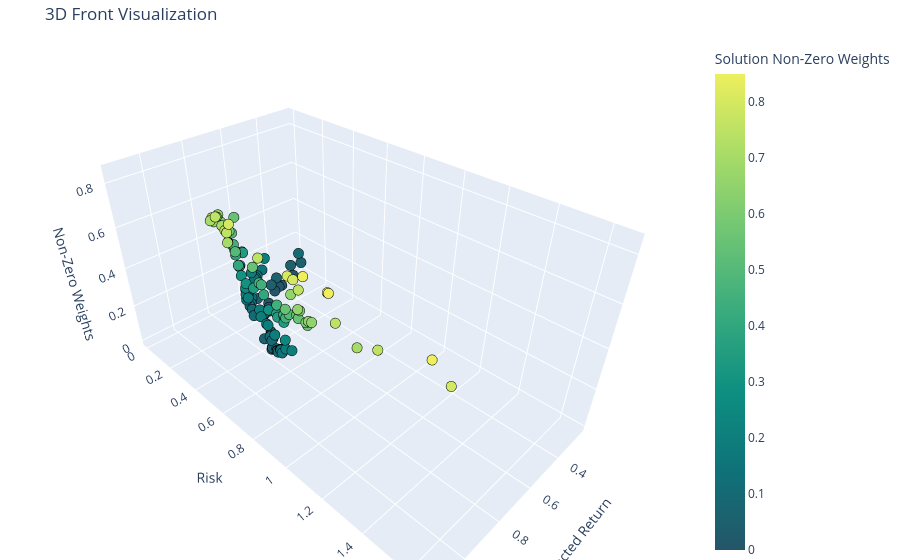

This figure's notebook cell:
### Code cell
GS_basic.plot_front_real_3D(solutions_basic, color=True, colorscale="aggrnyl")

### Figure 1 — Plotly figure (JSON) as saved in the notebook; plotly's stock layout.template omitted (floating-point values rounded to 4 significant figures; data arrays with more than 128 entries replaced by an {"elided": "..."} marker saying what was removed)
{"data": [{"marker": {"cmax": 0.85, "cmin": 0, "color": {"elided": "150 float values"}, "colorbar": {"title": {"text": "Solution Non-Zero Weights"}}, "colorscale": [[0, "rgb(36, 86, 104)"], [0.1667, "rgb(15, 114, 121)"], [0.3333, "rgb(13, 143, 129)"], [0.5, "rgb(57, 171, 126)"], [0.6667, "rgb(110, 197, 116)"], [0.8333, "rgb(169, 220, 103)"], [1, "rgb(237, 239, 93)"]], "line": {"color": "black", "width": 1}, "size": 6}, "mode": "markers", "name": "Front Solutions", "type": "scatter3d", "x": {"elided": "150 float values"}, "y": {"elided": "150 float values"}, "z": {"elided": "150 float values"}}], "layout": {"margin": {"b": 0, "l": 0, "r": 0, "t": 40}, "scene": {"xaxis": {"title": {"text": "Expected Return"}}, "yaxis": {"title": {"text": "Risk"}}, "zaxis": {"title": {"text": "Non-Zero Weights"}}}, "title": {"text": "3D Front Visualization"}}}
